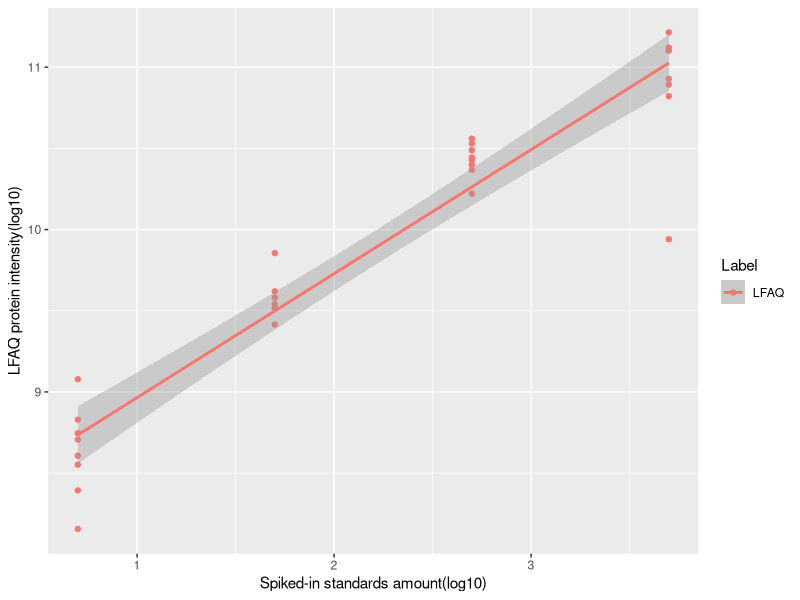

Write R code to recreate this figure.
setwd("G:\\ProgramResult\\checkLFAQ\\github_backup\\20180428LFAQ-master\\ExecutableFiles\\x64")
library(ggplot2)
d<-read.table("StandardProteinResults.txt",sep="\t",header = TRUE)
x<-d[d$ExperiemntName=="UPS2_mouse","SpikedInMols"];
LFAQ<-d[d$ExperiemntName=="UPS2_mouse","LFAQ"];
LLFAQ<-rep("LFAQ",length(LFAQ))
plotFrame<-data.frame(SpikedIn=x,Label=LLFAQ,LFAQ=LFAQ)
tiff(file="G:\\ProgramResult\\checkLFAQ\\github_backup\\20180428LFAQ-master\\ExecutableFiles\\x64/LFAQOfStandPro.tiff",res=500,width=2000,height=1500,compression = "lzw")
ggplot(plotFrame,aes(SpikedIn,LFAQ,colour=Label))+geom_point()+geom_smooth(method = "lm")+ylab("LFAQ protein intensity(log10)")+xlab("Spiked-in standards amount(log10)")
dev.off()

